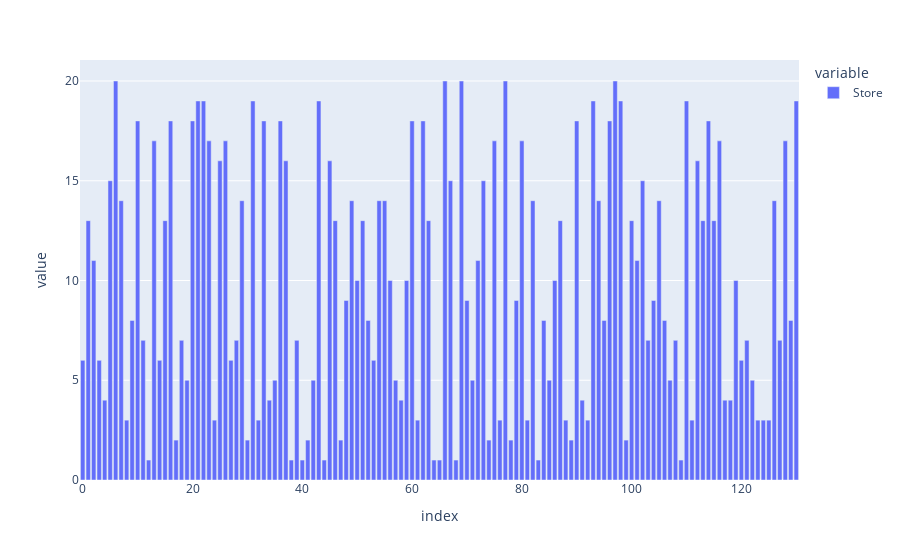
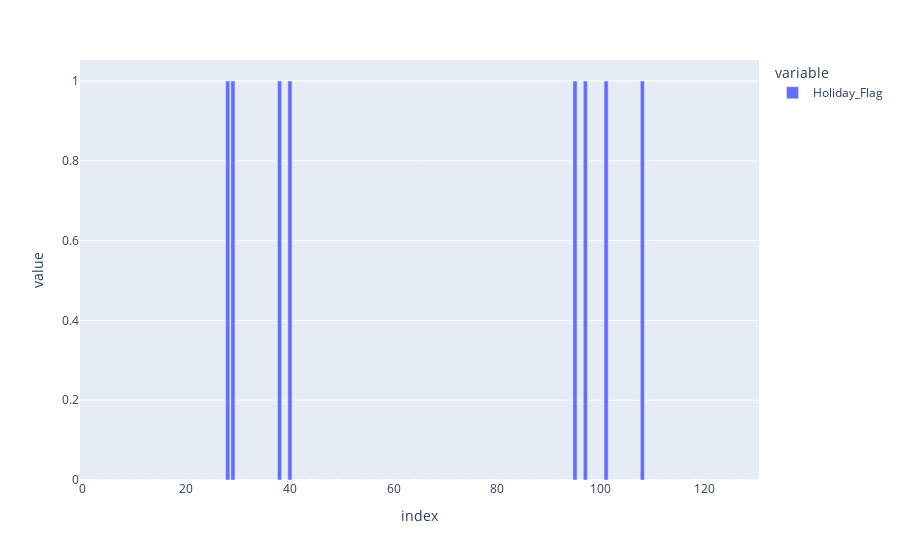

These figures' notebook cell, in order:
### Code cell
# Univariate analysis
# Barplot of each qualitative variable
cat_features = ['Store', 'Holiday_Flag']
for i in range(len(cat_features)):
    fig = px.bar(df[cat_features[i]])
    fig.show()

### Figure 1 — Plotly figure (JSON) as saved in the notebook; plotly's stock layout.template omitted (floating-point values rounded to 4 significant figures; data arrays with more than 128 entries replaced by an {"elided": "..."} marker saying what was removed)
{"data": [{"alignmentgroup": "True", "hovertemplate": "variable=Store<br>index=%{x}<br>value=%{y}<extra></extra>", "legendgroup": "Store", "marker": {"color": "#636efa", "pattern": {"shape": ""}}, "name": "Store", "offsetgroup": "Store", "orientation": "v", "showlegend": true, "textposition": "auto", "type": "bar", "x": {"elided": "131 int values"}, "xaxis": "x", "y": {"elided": "131 int values"}, "yaxis": "y"}], "layout": {"barmode": "relative", "legend": {"title": {"text": "variable"}, "tracegroupgap": 0}, "margin": {"t": 60}, "xaxis": {"anchor": "y", "domain": [0, 1], "title": {"text": "index"}}, "yaxis": {"anchor": "x", "domain": [0, 1], "title": {"text": "value"}}}}

### Figure 2 — Plotly figure (JSON) as saved in the notebook; plotly's stock layout.template omitted (floating-point values rounded to 4 significant figures; data arrays with more than 128 entries replaced by an {"elided": "..."} marker saying what was removed)
{"data": [{"alignmentgroup": "True", "hovertemplate": "variable=Holiday_Flag<br>index=%{x}<br>value=%{y}<extra></extra>", "legendgroup": "Holiday_Flag", "marker": {"color": "#636efa", "pattern": {"shape": ""}}, "name": "Holiday_Flag", "offsetgroup": "Holiday_Flag", "orientation": "v", "showlegend": true, "textposition": "auto", "type": "bar", "x": {"elided": "131 int values"}, "xaxis": "x", "y": {"elided": "131 int values"}, "yaxis": "y"}], "layout": {"barmode": "relative", "legend": {"title": {"text": "variable"}, "tracegroupgap": 0}, "margin": {"t": 60}, "xaxis": {"anchor": "y", "domain": [0, 1], "title": {"text": "index"}}, "yaxis": {"anchor": "x", "domain": [0, 1], "title": {"text": "value"}}}}
